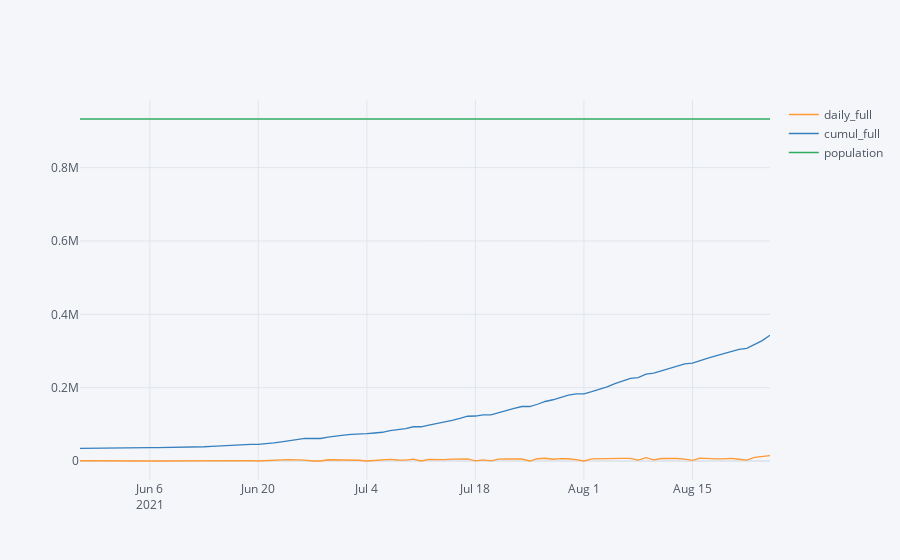

Write notebook code for a chart like this one.
### Code cell
data[['daily_full','cumul_full','population']].iplot()
